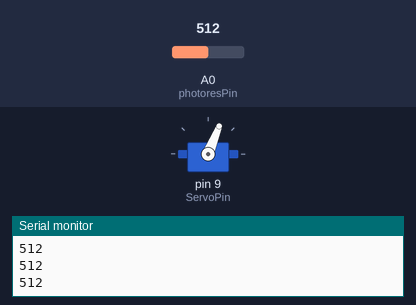
This sketch was run on a simulated Arduino Uno, built with avr-gcc and run on an emulated ATmega328P. Parts: servo, the last lines printed to the serial monitor. The test bench sets the inputs (shaded band); at power-on: A0 (photoresPin) = 512.

Above: at 1.3 s.
1.4 s: A0 (photoresPin) set to 716
At 2.3 s:
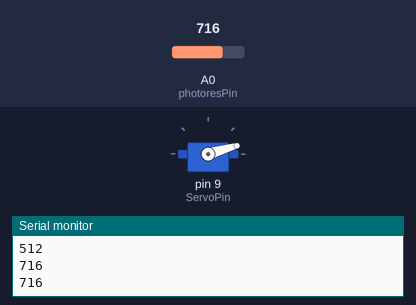
3.0 s: A0 (photoresPin) set to 306
At 3.4 s:
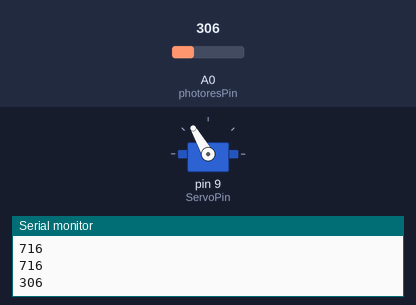
4.5 s: A0 (photoresPin) set to 122
At 5.7 s:
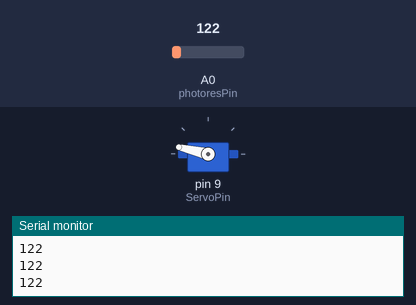
6.0 s: A0 (photoresPin) set to 0
At 7.0 s:
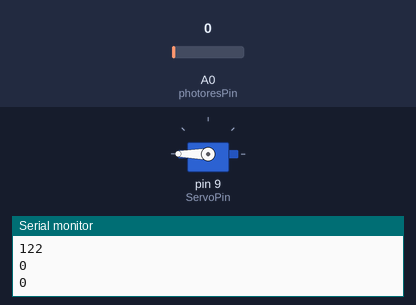
7.5 s: A0 (photoresPin) set to 511
At 8.2 s:
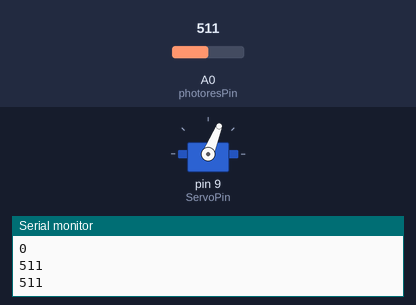
Timing chart, 0 to 10.0 s (numbered marks = the images above; inputs shaded):
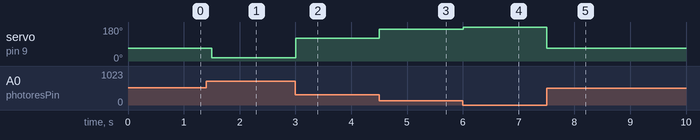

The sketch:

project_Servo.ino
```cpp
#include<Servo.h>
Servo myServo;
int ServoPos;
int ServoPin = 9;
//
int lightVal;
int photoresPin = A0;
//
int dt = 500;

void setup() {
  // put your setup code here, to run once:
  pinMode(photoresPin,INPUT);
  myServo.attach(ServoPin);
  Serial.begin(9600);
  pinMode(ServoPin, OUTPUT);

}

void loop() {
  // put your main code here, to run repeatedly:
  lightVal = analogRead(photoresPin);
  Serial.println(lightVal);
  ServoPos = (-16./63.)*lightVal +16.*780./63.;
  myServo.write(ServoPos);
  delay(dt);
}
```

Measured:
- after the input at 1.4 s, servo on pin 9 (ServoPin): 68° → 16° after 0.10 s
- after the input at 3.0 s, servo on pin 9 (ServoPin): 16° → 120° at once
- after the input at 4.5 s, servo on pin 9 (ServoPin): 120° → 167° at once
- after the input at 6.0 s, servo on pin 9 (ServoPin): 167° → 180° at once
- after the input at 7.5 s, servo on pin 9 (ServoPin): 180° → 68° at once
